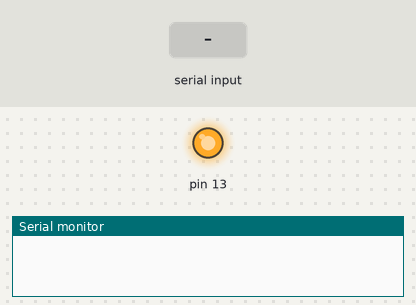
Simulated run of this sketch. Board: Arduino Uno, built with avr-gcc and run on an emulated ATmega328P. Parts: output pins drawn as LEDs (lit = HIGH), the last lines printed to the serial monitor. Dashed ring = blinking. The inputs (shaded band) are chosen by the test bench.

Above: at 0.1 s.
At 1.2 s:
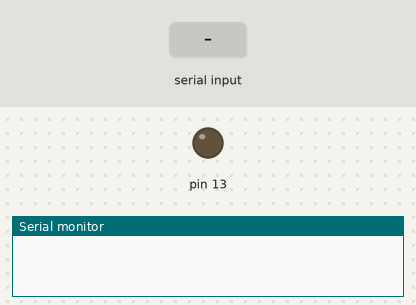
1.3 s: "a" received over Serial
4.3 s: "b" received over Serial
7.3 s: "c" received over Serial
At 8.1 s:
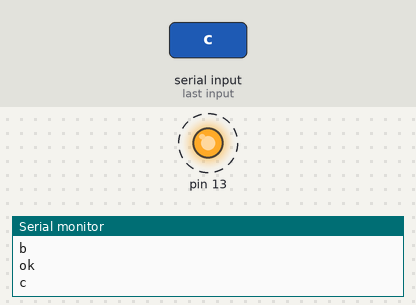
Timing chart, 0 to 15.9 s (numbered marks = the images above; inputs shaded):
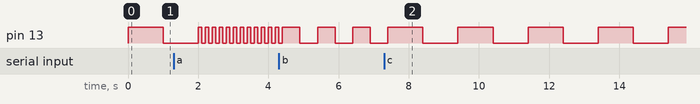

The sketch:

serialControlLED.ino
```cpp
int timeDelay = 1000;
void setup() {
  // put your setup code here, to run once:
  Serial.begin(9600);
  pinMode(13, OUTPUT);
}

void loop() {
  // put your main code here, to run repeatedly:
  if (Serial.available() > 0){
    Serial.println("ok");

    char c = Serial.read();
    Serial.println(c);
    if (c=='a'){
      timeDelay=100;
    }
    else if(c=='b'){
      timeDelay=500;
    }
    else if(c=='c'){
      timeDelay=1000;
    }
  }

  digitalWrite(13, HIGH);
  delay(timeDelay);
  digitalWrite(13, LOW);
  delay(timeDelay);


}
```

Measured:
- after the input at 7.3 s, pin 13: alternates HIGH for 1.0 s and LOW for 1.0 s, starting after 1.1 s
- by itself, pin 13: repeats every 1.0 s: HIGH 0.50 s, LOW 0.50 s
